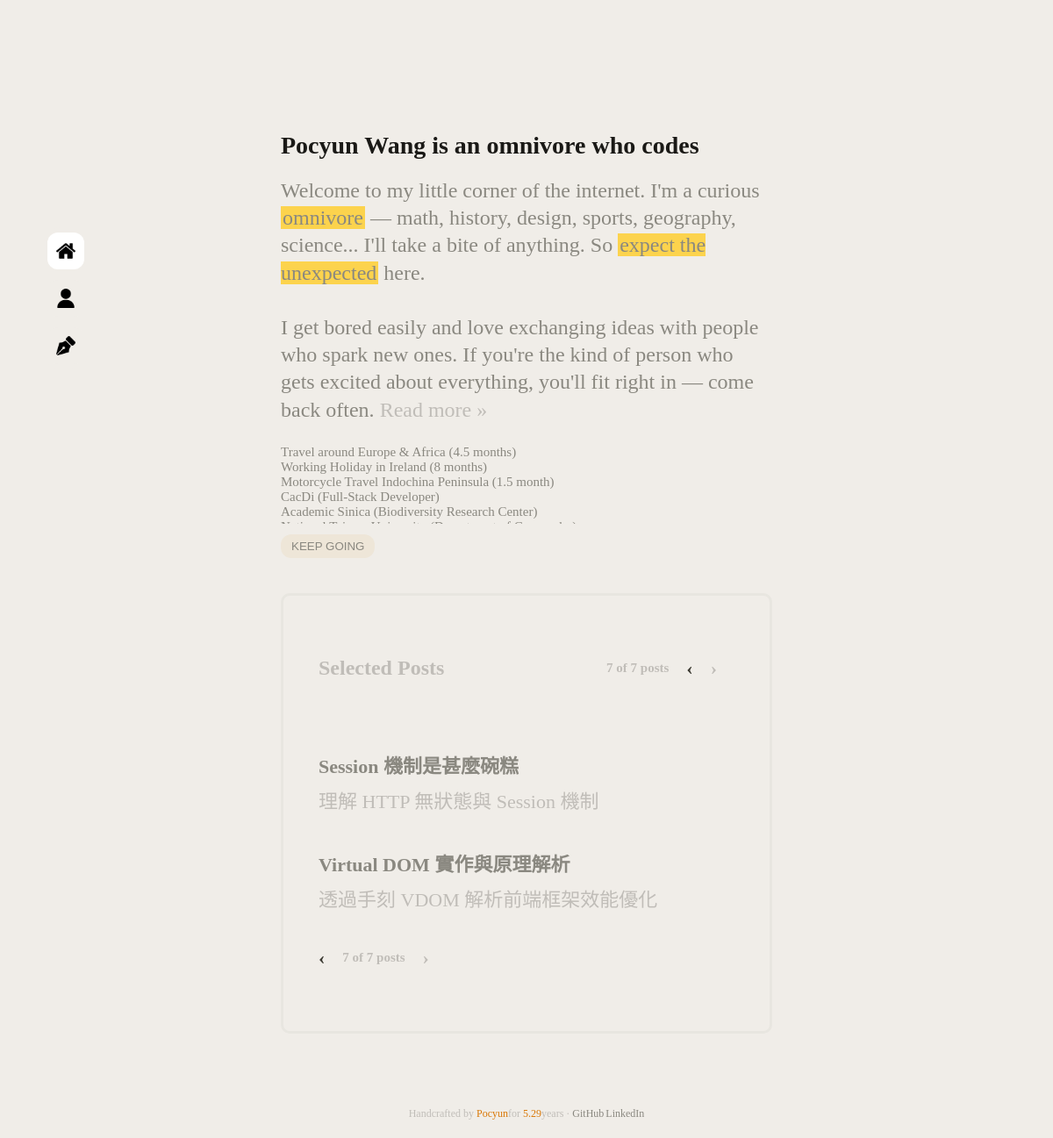
Screenshot of /?page=2 with the database file from the repository.
### tables this page shows
CREATE TABLE `posts` (
  `id` int(11) NOT NULL AUTO_INCREMENT,
  `title` varchar(255) DEFAULT NULL,
  `subTitle` varchar(255) DEFAULT NULL,
  `content` text DEFAULT NULL COMMENT 'Content of the post',
  `user_id` int(11) NOT NULL,
  `category_id` int(11) DEFAULT NULL,
  `status` enum('draft','published') NOT NULL DEFAULT 'draft',
  `cover_image` varchar(255) DEFAULT NULL,
  `selected` tinyint(1) NOT NULL DEFAULT 0,
  `updated_at` datetime DEFAULT current_timestamp() ON UPDATE current_timestamp(),
  `created_at` datetime DEFAULT current_timestamp(),
  PRIMARY KEY (`id`),
  KEY `posts_index_0` (`category_id`),
  KEY `posts_index_1` (`status`),
  KEY `posts_index_2` (`created_at`),
  KEY `posts_index_3` (`user_id`),
  CONSTRAINT `posts_categories` FOREIGN KEY (`category_id`) REFERENCES `categories` (`id`) ON DELETE SET NULL,
  CONSTRAINT `posts_users` FOREIGN KEY (`user_id`) REFERENCES `users` (`id`)
);

### utils.php (called while the page is built, shortened)
<?php
    function executeQuery($conn, $sql, $types, ...$params) {
        $stmt = $conn->prepare($sql);
        $stmt->bind_param($types, ...$params);
        if (!$stmt->execute()) return null;
        return $stmt->get_result();
    }
    function getValue($arr, $key) {
        return trim($arr[$key] ?? '');
    }
    function escape($str) {
        return htmlspecialchars($str, ENT_QUOTES);
    }
?>

### index.php (the view, shortened to what this page needs)
<?php
	require_once('conn.php');
	require_once('utils.php');
  $sql = "SELECT Count(id) as postsCount FROM `posts` WHERE selected = 1";
  $result = $conn->query($sql);
  if (!$result) {
    $postsCount = 0;
  } else {
    $postsCount = $result->fetch_assoc()['postsCount'];
  }
  if ($postsCount != 0) {
    $page = getValue($_GET, 'page');
    if ($page === '') {
      $page = 1;
    } else {
      $page = (int)$page;
      $page = max(1, $page);
    }
    $perPage = 5;
    $totalPages = ceil($postsCount / $perPage);
    $page = min($totalPages, $page);
    $offset = ($page - 1) * $perPage;
    $sql = "SELECT id, title, subTitle, created_at FROM `posts` WHERE selected = 1 ORDER BY created_at ASC LIMIT ? OFFSET ?";
    $result = executeQuery($conn, $sql, 'ii', $perPage, $offset);
    $prevDisabled = $page == 1 ? 'disabled' : '';
    $nextDisabled = $page == $totalPages ? 'disabled' : '';
  }
?>
<!DOCTYPE html>
<html lang="en">
  <?php
    require_once('template/head.php');
  ?>
  <body>
    <div class="content-wrapper">
        <?php
          require_once('template/nav.php');
        ?>
        <div class="intro">
          <div class="intro__title">Pocyun Wang is an omnivore who codes</div>
          <div class="intro__content">Welcome to my little corner of the internet. I'm a curious <span class="strong">omnivore</span> — math, history, design, sports, geography, science... I'll take a bite of anything. So <span class="strong">expect the unexpected</span> here.
I get bored easily and love exchanging ideas with people who spark new ones. If you're the kind of person who gets excited about everything, you'll fit right in — come back often. <a href="about.php">Read more »</a></div>
        </div>
        <div class="profiles">
          <div class="profiles-wrapper">
            <div class="profile">Travel around Europe & Africa (4.5 months)</div>
            <div class="profile">Working Holiday in Ireland (8 months)</div>
            <div class="profile">Motorcycle Travel Indochina Peninsula (1.5 month)</div>
            <div class="profile">CacDi (Full-Stack Developer)</div>
            <div class="profile">Academic Sinica (Biodiversity Research Center)</div>
            <div class="profile last">National Taiwan University (Department of Geography)</div>
          </div>
          <button>KEEP GOING</button>
        </div>
        <div class="posts">
          <?php if ($postsCount != 0): ?>
            <div class="posts__overview">
              <div class="posts__title">Selected Posts</div>
              <div class="posts__count">
                <?= min($offset + $perPage, $postsCount) ?> of <?= $postsCount ?> posts
                <a class="btn btn-prev <?= $prevDisabled ?>" href="?page=<?= $page - 1 ?>">&#8249;</a>
                <a class="btn btn-next <?= $nextDisabled ?>" href="?page=<?= $page + 1 ?>">&#8250;</a>
              </div>
            </div>
            <div class="posts__container">
              <?php while($row = $result->fetch_assoc()): ?>
                <a class="post" href="post.php?id=<?= $row['id'] ?>">
                  <div class="post__title">
                    <?= escape($row['title']) ?>
                  </div>
                  <div class="post__subTitle"><?= escape($row['subTitle']) ?></div>
                </a>
              <?php endwhile; ?>
            </div>
          <div class="posts__count">
            <a class="btn btn-prev <?= $prevDisabled ?>" href="?page=<?= $page - 1 ?>">&#8249;</a>
            <?= min($offset + $perPage, $postsCount) ?> of <?= $postsCount ?> posts
            <a class="btn btn-next <?= $nextDisabled ?>" href="?page=<?= $page + 1 ?>">&#8250;</a>
          </div>
          <?php endif; ?>
        </div>
    </div>
    <?php require_once('template/footer.php'); ?>
  </body>
</html>

### rows the page displays
posts: title "Session 機制是甚麼碗糕", subTitle "理解 HTTP 無狀態與 Session 機制"
posts: title "Virtual DOM 實作與原理解析", subTitle "透過手刻 VDOM 解析前端框架效能優化"

### other values shown
min($offset + $perPage, $postsCount) "7"
$postsCount "7"
